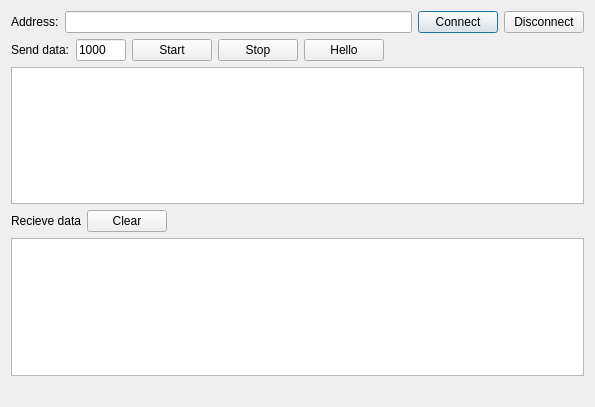
<?xml version="1.0" encoding="UTF-8"?>
<ui version="4.0">
 <class>ConnectorClass</class>
 <widget class="QDialog" name="ConnectorClass">
  <property name="geometry">
   <rect>
    <x>0</x>
    <y>0</y>
    <width>595</width>
    <height>407</height>
   </rect>
  </property>
  <property name="windowTitle">
   <string>Connector</string>
  </property>
  <layout class="QVBoxLayout" name="verticalLayout">
   <item>
    <layout class="QHBoxLayout" name="horizontalLayout">
     <item>
      <widget class="QLabel" name="label">
       <property name="text">
        <string>Address:</string>
       </property>
      </widget>
     </item>
     <item>
      <widget class="QLineEdit" name="leAddress"/>
     </item>
     <item>
      <widget class="QPushButton" name="pbConnect">
       <property name="text">
        <string>Connect</string>
       </property>
      </widget>
     </item>
     <item>
      <widget class="QPushButton" name="pbDisconnect">
       <property name="text">
        <string>Disconnect</string>
       </property>
      </widget>
     </item>
    </layout>
   </item>
   <item>
    <layout class="QHBoxLayout" name="horizontalLayout_2">
     <item>
      <widget class="QLabel" name="label_2">
       <property name="text">
        <string>Send data:</string>
       </property>
      </widget>
     </item>
     <item>
      <widget class="QLineEdit" name="leIntervalMillisecond">
       <property name="maximumSize">
        <size>
         <width>50</width>
         <height>16777215</height>
        </size>
       </property>
       <property name="text">
        <string>1000</string>
       </property>
      </widget>
     </item>
     <item>
      <widget class="QPushButton" name="pbStart">
       <property name="text">
        <string>Start</string>
       </property>
      </widget>
     </item>
     <item>
      <widget class="QPushButton" name="pbStop">
       <property name="text">
        <string>Stop</string>
       </property>
      </widget>
     </item>
     <item>
      <widget class="QPushButton" name="pbHello">
       <property name="text">
        <string>Hello</string>
       </property>
      </widget>
     </item>
     <item>
      <spacer name="horizontalSpacer">
       <property name="orientation">
        <enum>Qt::Horizontal</enum>
       </property>
       <property name="sizeHint" stdset="0">
        <size>
         <width>40</width>
         <height>20</height>
        </size>
       </property>
      </spacer>
     </item>
    </layout>
   </item>
   <item>
    <widget class="QTextEdit" name="teSendData"/>
   </item>
   <item>
    <layout class="QHBoxLayout" name="horizontalLayout_3">
     <item>
      <widget class="QLabel" name="label_3">
       <property name="text">
        <string>Recieve data</string>
       </property>
      </widget>
     </item>
     <item>
      <widget class="QPushButton" name="pbClear">
       <property name="text">
        <string>Clear</string>
       </property>
      </widget>
     </item>
     <item>
      <spacer name="horizontalSpacer_2">
       <property name="orientation">
        <enum>Qt::Horizontal</enum>
       </property>
       <property name="sizeHint" stdset="0">
        <size>
         <width>40</width>
         <height>20</height>
        </size>
       </property>
      </spacer>
     </item>
    </layout>
   </item>
   <item>
    <widget class="QListWidget" name="lwRecvData"/>
   </item>
   <item>
    <widget class="QLabel" name="labelStatus">
     <property name="text">
      <string/>
     </property>
    </widget>
   </item>
  </layout>
 </widget>
 <layoutdefault spacing="6" margin="11"/>
 <resources>
  <include location="Connector.qrc"/>
 </resources>
 <connections/>
</ui>
